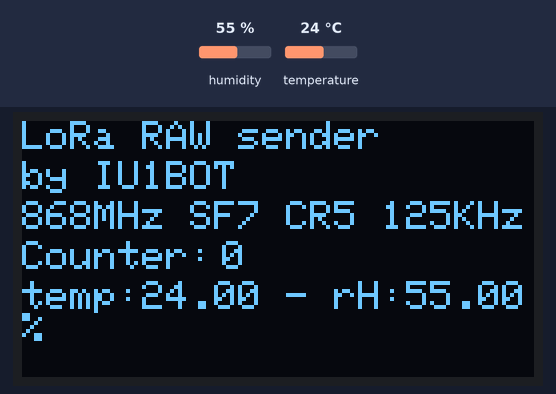
A program run on a simulated ESP32. Shown: 128×64 one-colour display. The inputs (shaded band) are chosen by the test bench; at power-on: humidity 55 %, temperature 24 °C. No radio packets arrive unless stated; what the program prints to the serial monitor is not drawn.

Above: at 6.3 s.
6.4 s: humidity set to 22 %
At 10.9 s:
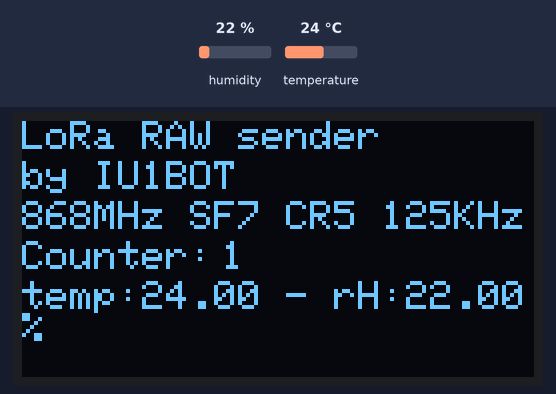
11.1 s: temperature set to 12 °C
At 15.6 s:
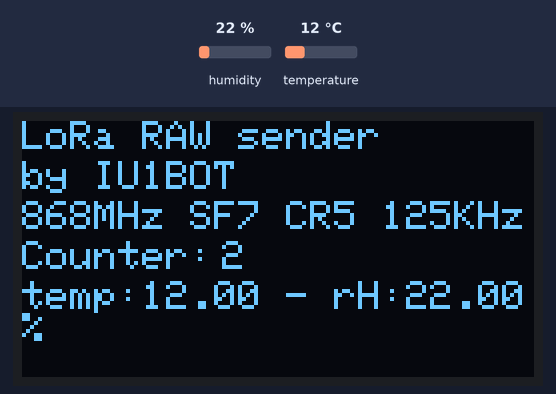
15.8 s: humidity set to 40 %
At 21.5 s:
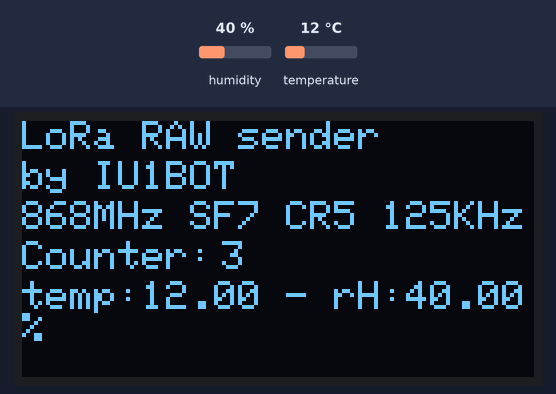
Timing chart, 0 to 23.0 s (numbered marks = the images above; inputs shaded):
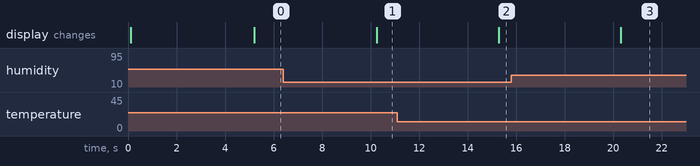

The program:

main.cpp
```cpp
/* Simple LoRa packet sender (no LoRaWAN) + BME280
by IU1BOT Lorenzo
For Lilygo TTGO T3 V1.6.1
*/
#include <Arduino.h>

//libraries for LoRa
#include <SPI.h>
#include <LoRa.h>

//Libraries for OLED display
#include <Wire.h>
#include <Adafruit_GFX.h>
#include <Adafruit_SSD1306.h>

//Libraries for BME280 sensor
#include <Adafruit_Sensor.h>
#include <Adafruit_BME280.h>

 //define the pins used by the LoRa transceiver module
#define SCK 5
#define MISO 19
#define MOSI 27
#define SS 18
#define RST 14
#define DIO0 26

#define BAND 868E6 //LoRa frequency band (in Hz)

//OLED pins
#define OLED_SDA 21
#define OLED_SCL 22
#define OLED_RST -1
#define SCREEN_WIDTH 128
#define SCREEN_HEIGHT 64

//i2c startup definition for BME280
Adafruit_BME280 bme;


bool sent = 0; //sent variable
int counter = 0; //packet counter

Adafruit_SSD1306 display(SCREEN_WIDTH, SCREEN_HEIGHT, &Wire, OLED_RST);

void setup() {
  Serial.begin(115200); //initialize Serial Monitor

  bool status; //define variable for BME280 initialize return
  status = bme.begin(0x76); //initialize BME280 on i2c address 0x76
if (!status) {
  Serial.println("Could not find a valid BME280 sensor, check wiring!");
  display.println("no BME280 on i2c!");
  for (;;); //if no BME280 is detected loop forever
  while (1);
}

  //reset OLED display via software
  pinMode(OLED_RST, OUTPUT);
  digitalWrite(OLED_RST, LOW);
  delay(20);
  digitalWrite(OLED_RST, HIGH);

  //initialize OLED
  Wire.begin(OLED_SDA, OLED_SCL);
  if(!display.begin(SSD1306_SWITCHCAPVCC, 0x3c, false, false))
  { // Address 0x3C for 128x32
    Serial.println(F("SSD1306 allocation failed"));
    delay(5000);
    for(;;); // Don't proceed, loop forever
  }

  display.clearDisplay();
  display.setTextColor(WHITE);
  display.setTextSize(1);
  display.setCursor(0,0);
  display.print("LoRa RAW Packets");
  display.display();

  Serial.println("LoRa RAW Packets sender");

  //SPI LoRa pins
  SPI.begin(SCK, MISO, MOSI, SS);
  //setup LoRa transceiver module
  LoRa.setPins(SS, RST, DIO0);

  if (!LoRa.begin(BAND)) {  //LoRa starting check
    Serial.println("Starting LoRa failed!");
    while (1);
  }
  LoRa.setTxPower(20); //LoRa output power (1 to 20 - default: 17)
  LoRa.setGain(0); //0 to 6, 0 enables AGC, 6 is maximum value allowed
  LoRa.setSpreadingFactor(7); //LoRa SF parameter
  LoRa.setSignalBandwidth(125E3); //LoRa Bandwidth
  LoRa.setCodingRate4(5); //LoRa CR Parameter
  LoRa.setPreambleLength(8); //Preamble symbols

  Serial.println("LoRa Initializing OK!");
  display.setCursor(0,10);
  display.print("LoRa Initializing OK!");
  display.setCursor(0,20);
  display.print("Loading...");
  display.display();
  delay(5000);
}

void loop() {


  display.clearDisplay();
  display.setCursor(0,0);
  display.println("LoRa RAW sender");
  display.setCursor(0,10);
  display.print("by IU1BOT");

  Serial.print("Sending packet: ");
  Serial.println(counter);
  Serial.println("temp:");
  Serial.println(bme.readTemperature());
  Serial.println("rH:");
  Serial.print(bme.readHumidity());
  Serial.print("%");
  Serial.println('\n');

  //Send LoRa packet to transceiver
  LoRa.beginPacket();
  LoRa.print("temp:");
  LoRa.print(bme.readTemperature());
  LoRa.print(" - rH:");
  LoRa.print(bme.readHumidity());
  LoRa.print("%");
  /*
  LoRa.print("Pressure = ");         //Remove comment to send pressure value via LoRa packet
  LoRa.print(bme.readPressure() / 100.0F);
  LoRa.print(" hPa");
  */
  LoRa.endPacket(sent);

  //Frequencies detail and header
  display.setCursor(0,20);
  display.setTextSize(1);
  display.print("868MHz SF7 CR5 125KHz");
  display.setCursor(0,30);
  display.print("Counter:");

   if(sent = 1) {
  display.setCursor(50,30);
  display.print(counter);
  display.setCursor(0,40);
  display.print("temp:");
  display.print(bme.readTemperature());
  display.print(" - rH:");
  display.print(bme.readHumidity());
  display.print("%");
  display.display();

  }

  else if(sent = 0) {
  display.setCursor(50,30);
  display.print("TX FAIL!");
  display.display();
  }

  counter++;

  delay(5000);

}
```

Measured:
- after the input at 6.4 s, the display: changes after 3.8 s (image 1)
- after the input at 11.1 s, the display: changes after 4.2 s (image 2)
